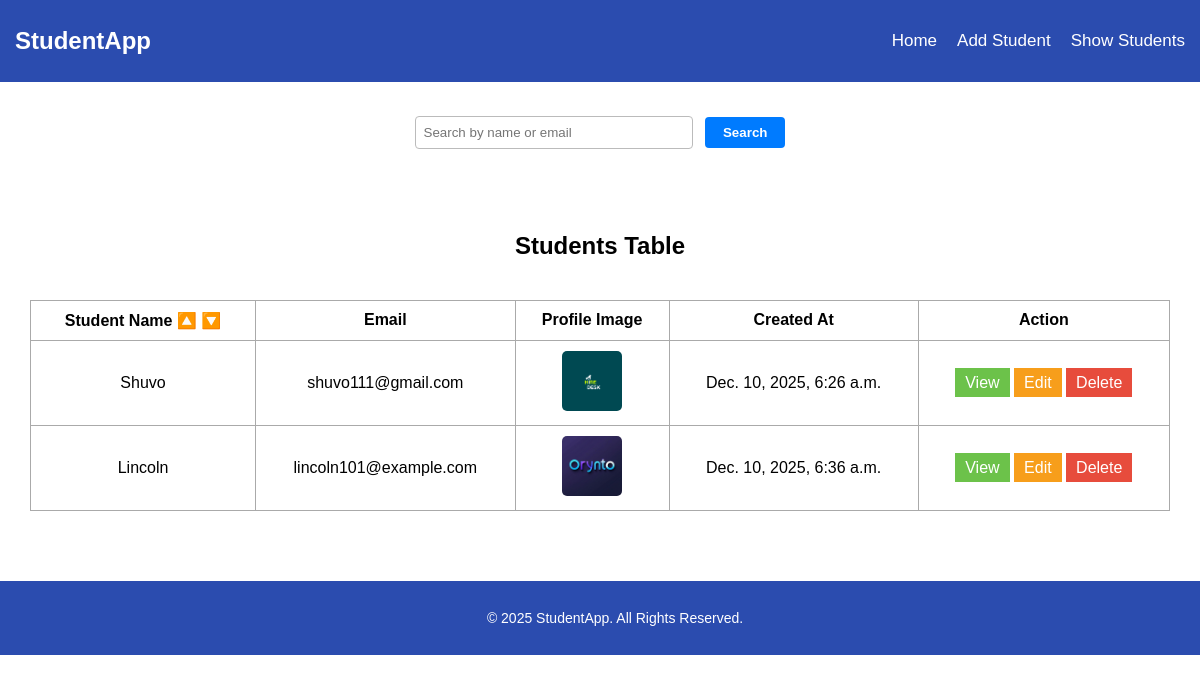
The page /show_student/ on the database as committed earlier.
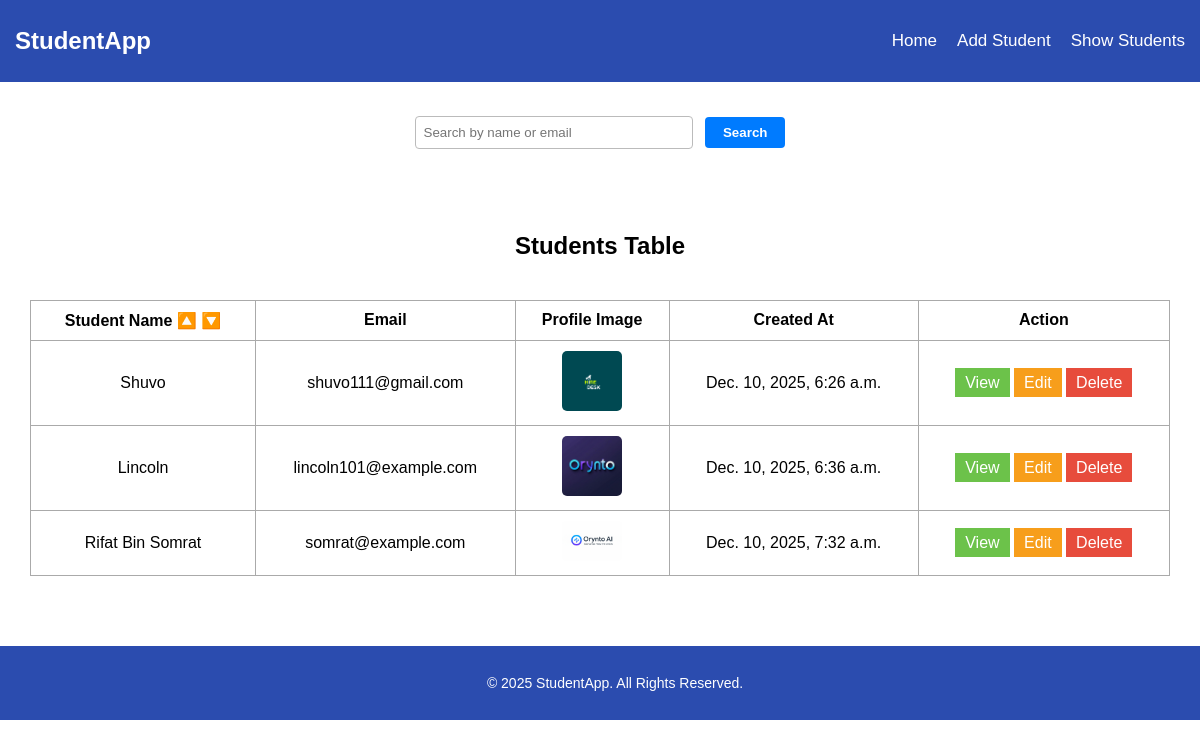
The same page on the database as committed later.
### student_info/models.py (models this page shows, shortened)
class Student(models.Model):
    name = models.CharField(max_length=100)
    email = models.EmailField()
    image = models.ImageField(upload_to='student_info/', null=True, blank=True)
    created_at = models.DateTimeField(auto_now_add = True)

### student_info/views.py (the view)
# urls.py: path('show_student/',views.show_student, name="show_student"),
def show_student(request):
    query = request.GET.get('q')
    data = Student.objects.all()
    if query:
        data = Student.objects.filter(
            Q(name__icontains = query)|
            Q(email__icontains = query)
            )
    order = request.GET.get('order')
    if order == 'asc':
        data = Student.objects.order_by('name')
    elif order == 'desc':
        data = Student.objects.order_by('-name')
    context = {
        "students": data
    }
    return render(request, 'student/show_student.html', context)

### student_info/templates/student/show_student.html (shortened to what this page needs)
{% extends 'base.html' %}
{% block content %}
<section class="search-section">
    <form method="GET">
        <input type="text" name="q" value="{{ request.GET.q }}" placeholder="Search by name or email"
            class="search-input">
        <button type="submit" class="search-btn">Search</button>
    </form>
</section>
<section id="show" class="section">
    <h2 class="title">Students Table</h2>
    <table>
        <thead>
            <tr>
                <th>Student Name
                    <a href="?order=asc" class="sort-icon">🔼</a>
                    <a href="?order=desc" class="sort-icon">🔽</a>
                </th>
                <th>Email</th>
                <th>Profile Image</th>
                <th>Created At</th>
                <th>Action</th>
            </tr>
        </thead>
        <tbody>
            {% for student in students %}
            <tr>
                <td>{{ student.name }}</td>
                <td>{{ student.email }}</td>
                <td><img src="{{ student.image.url }}" width="60"></td>
                <td>{{ student.created_at }}</td>
                <td>
                    <a href="" class="btn view-btn">View</a>
                    <a href="{% url 'edit_student' student.id %}" class="btn edit-btn">Edit</a>
                    <a href="" class="btn delete-btn">Delete</a>
                </td>
            </tr>
            {% endfor %}
        </tbody>
    </table>
</section>
{% endblock content %}

### student_info/templates/base.html (shortened to what this page needs)
<!DOCTYPE html>
{% load static %}
<html lang="en">
<head>
    <link rel="stylesheet" href="{% static 'student_info/css/style.css' %}">
</head>
<body>
    {% include 'includes/header.html' %}
    {% block content %}
    {% endblock content %}
   {% include 'includes/footer.html' %}
</body>
</html>

### student_info/templates/includes/header.html
<nav class="navbar">
    <h2 class="logo">StudentApp</h2>
    <ul>
        <li><a href="/">Home</a></li>
        <li><a href="{% url 'add_student' %}">Add Student</a></li>
        <li><a href="{% url 'show_student' %}">Show Students</a></li>
    </ul>
</nav>

### student_info/templates/includes/footer.html
<footer class="footer">
    <p>© 2025 StudentApp. All Rights Reserved.</p>
</footer>

### student_info/static/student_info/css/style.css (style rules this page uses)
body { margin: 0; font-family: Arial, Helvetica, sans-serif; }
.navbar { background: #2b4caf; padding: 15px; display: flex; flex-direction: row; justify-content: space-between; align-items: center; }
.navbar .logo { color: white; margin: 0; }
.navbar ul { list-style: none; display: flex; gap: 20px; }
.navbar ul li { display: inline-block; }
.navbar ul li a { color: #fff; text-decoration: none; font-size: 17px; }
.section { padding: 30px; display: flex; flex-direction: column; justify-content: center; align-items: center; }
table { width: 100%; border-collapse: collapse; margin-top: 20px; }
table th, table td { border: 1px solid #aaa; padding: 10px; text-align: center; }
table img { border-radius: 5px; }
.btn { text-decoration: none; }
.view-btn { background: #6cc24a; color: white; padding: 6px 10px; border: none; }
.edit-btn { background: #f79e1b; color: white; padding: 6px 10px; border: none; }
.delete-btn { background: #e74c3c; color: white; padding: 6px 10px; border: none; }
.footer { width: 100%; background-color: #2b4caf; padding: 15px; text-align: center; color: white; margin-top: 40px; font-size: 14px; }
.title { text-align: center; }
.search-section { height: 100px; display: flex; justify-content: center; align-items: center; }
.search-input { padding: 8px; width: 260px; border-radius: 4px; border: 1px solid #bbb; outline: none; }
.search-btn { padding: 8px 18px; margin-left: 8px; background-color: #007bff; border: none; border-radius: 4px; color: white; cursor: pointer; font-weight: bold; }
.sort-icon { text-decoration: none; }

Rows that differ between the two databases and show on the page:
added Student: name "Rifat Bin Somrat", email "somrat@example.com", image (picture), created_at "Dec. 10, 2025, 7:32 a.m."
